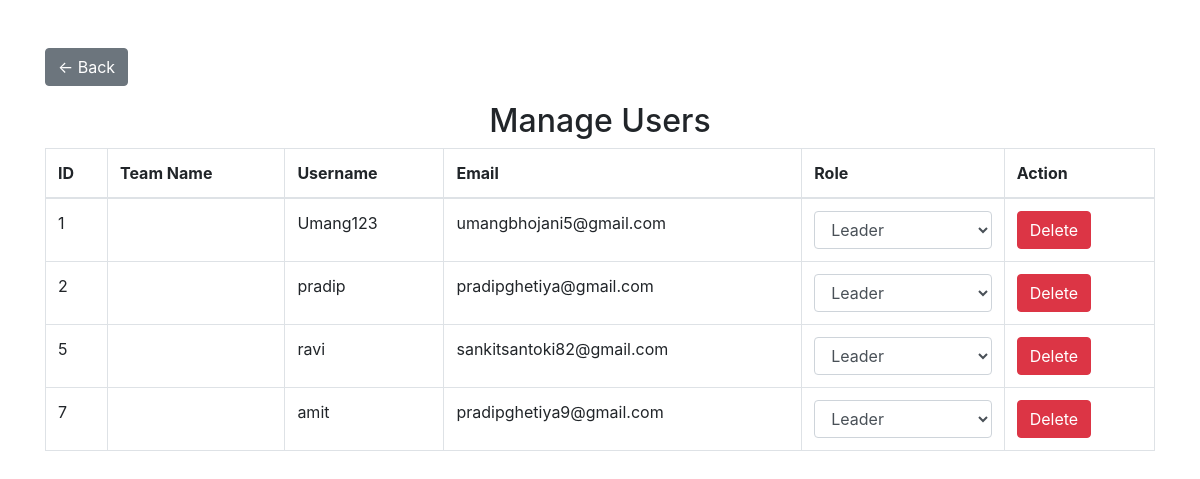
The page /manage_users.php on the database its author committed.
### tables this page shows
CREATE TABLE `users` (
  `id` int(11) NOT NULL,
  `name` varchar(100) NOT NULL,
  `username` varchar(50) NOT NULL,
  `email` varchar(100) NOT NULL,
  `password` varchar(255) NOT NULL,
  `role` enum('team_member','team_leader') NOT NULL,
  `created_at` timestamp NOT NULL DEFAULT current_timestamp()
);

### manage_users.php (the view, shortened to what this page needs)
<?php
include 'Mysql.php';
$result = $conn->query("SELECT * FROM users");
?>
<!DOCTYPE html>
<html lang="en">
<head>
    <link href="https://stackpath.bootstrapcdn.com/bootstrap/4.5.2/css/bootstrap.min.css" rel="stylesheet">
</head>
<body>
    <div class="container mt-5">
        <a href="superadmin.php" class="btn btn-secondary mb-3">&larr; Back</a>
        <h2 class="text-center">Manage Users</h2>
        <table class="table table-bordered">
            <thead>
                <tr>
                    <th>ID</th>
                    <th>Team Name</th>
                    <th>Username</th>
                    <th>Email</th>
                    <th>Role</th>
                    <th>Action</th>
                </tr>
            </thead>
            <tbody id="users-list">
                <?php while ($row = $result->fetch_assoc()): ?>
                    <tr>
                        <td><?php echo htmlspecialchars($row['id']); ?></td>
                        <td><?php echo htmlspecialchars($row['team_name']); ?></td>
                        <td><?php echo htmlspecialchars($row['username']); ?></td>
                        <td><?php echo htmlspecialchars($row['email']); ?></td>
                        <td>
                            <select class="form-control role-select" data-id="<?php echo $row['id']; ?>">
                                <option value="Leader" <?php echo $row['role'] == 'Leader' ? 'selected' : ''; ?>>Leader</option>
                            </select>
                        </td>
                        <td>
                            <button class="btn btn-danger delete-btn" data-id="<?php echo $row['id']; ?>">Delete</button>
                        </td>
                    </tr>
                <?php endwhile; ?>
            </tbody>
        </table>
    </div>
</body>
</html>

### rows shown on the page
users: id "1", username "Umang123", email "umangbhojani5@gmail.com", id "Leader"
users: id "2", username "pradip", email "pradipghetiya@gmail.com", id "Leader"
users: id "5", username "ravi", email "sankitsantoki82@gmail.com", id "Leader"
users: id "7", username "amit", email "pradipghetiya9@gmail.com", id "Leader"
